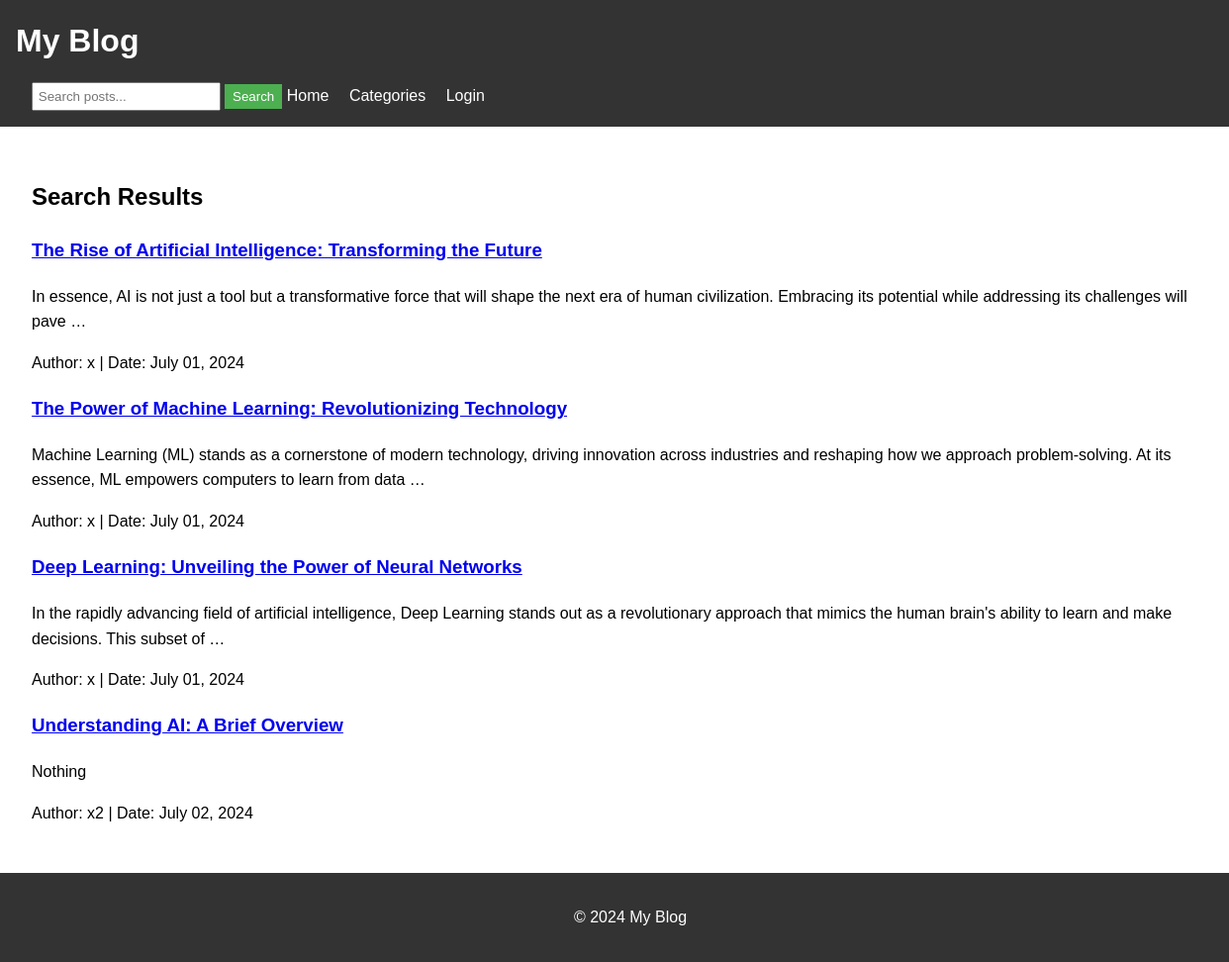
The app's page /search/ with its own data.
### Blog/models.py (models this page shows, shortened)
class Post(models.Model):
    title = models.CharField(max_length=200)
    content = models.TextField()
    pub_date = models.DateTimeField(auto_now_add=True)
    author = models.ForeignKey(User, on_delete=models.CASCADE)
    categories = models.ManyToManyField(Category)

### Blog/views.py (the view)
# urls.py: path('search/', views.search, name='search'),
def search(request):
    query = request.GET.get('q')
    if query:
        posts = Post.objects.filter(
            Q(title__icontains=query) |
            Q(content__icontains=query) |
            Q(author__username__icontains=query) |
            Q(categories__name__icontains=query)
        ).distinct()
    else:
        posts = Post.objects.all()
    return render(request, 'blog/search_results.html', {'posts': posts, 'query': query})

### Blog/templates/blog/search_results.html (shortened to what this page needs)
{% extends 'blog/base.html' %}
{% block content %}
    <h2>Search Results</h2>
    {% for post in posts %}
        <article>
            <h3><a href="{% url 'post_detail' post.id %}">{{ post.title }}</a></h3>
            <p>{{ post.content|truncatewords:30 }}</p>
            <p>Author: {{ post.author.username }} | Date: {{ post.pub_date|date:"F d, Y" }}</p>
        </article>
    {% empty %}
        <p>No results found.</p>
    {% endfor %}
{% endblock %}

### Blog/templates/blog/base.html (style rules this page uses)
body { font-family: Arial, sans-serif; line-height: 1.6; margin: 0; padding: 0; }

### records on screen
Post: title "The Rise of Artificial Intelligence: Transforming the Future", content "In essence, AI is not just a tool but a transformative force that will shape the next era of human civilization. Embracing its potential while addressing its challenges will pave …", author.username "x", pub_date "July 01, 2024"
Post: title "The Power of Machine Learning: Revolutionizing Technology", content "Machine Learning (ML) stands as a cornerstone of modern technology, driving innovation across industries and reshaping how we approach problem-solving. At its essence, ML empowers computers to learn from data …", author.username "x", pub_date "July 01, 2024"
Post: title "Deep Learning: Unveiling the Power of Neural Networks", content "In the rapidly advancing field of artificial intelligence, Deep Learning stands out as a revolutionary approach that mimics the human brain's ability to learn and make decisions. This subset of …", author.username "x", pub_date "July 01, 2024"
Post: title "Understanding AI: A Brief Overview", content "Nothing", author.username "x2", pub_date "July 02, 2024"
